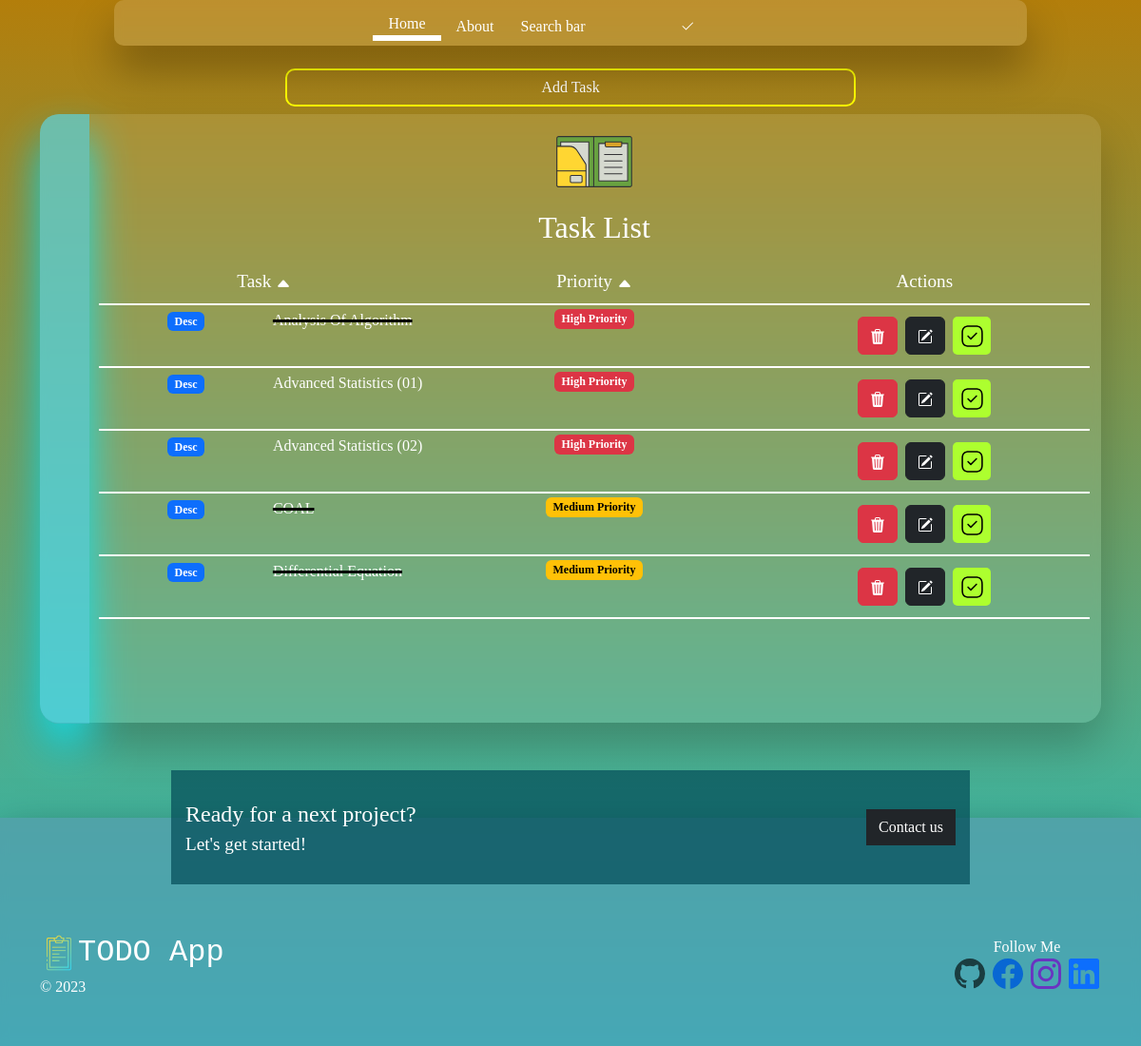
Page /sort_priority_asc (signed in) on the committed database.
### Home/models.py (models this page shows, shortened)
class TODO(models.Model):
    user = models.ForeignKey(User, on_delete=models.CASCADE, null=True)
    task_title = models.CharField(max_length=30)
    task_description = models.TextField()
    task_priority = models.TextField()
    time = models.DateTimeField(auto_now_add=True)
    task_status = models.BooleanField(default=False)

### Home/views.py (the view)
# urls.py: path('sort_priority_asc', views.sort_priority, name='sort data'),
@login_required(login_url='/account')
def sort_priority(request):
    custom_priority_order = {
        'High Priority': 1,
        'Medium Priority': 2,
        'Low Priority': 3,
    }
    allTask = TODO.objects.filter(user=request.user)
    sorted_tasks = sorted(allTask, key=lambda x: custom_priority_order.get(x.task_priority))
    status = task_status(allTask)
    context = {
        'tasks': sorted_tasks,
        'name': request.user,
        'asc_priority': True,
    'asc_tasks': False,
    'completed':status[0],
                        'not_completed':status[1],
                        'high_priority':status[2],
                        'middle_priority': status[3],
                        'low_priority':status[4],
    }
    return render(request, 'index.html', context)

### Home/views.py (called while the page is built)
def task_status(tasks):
    pending = 0
    completed = 0
    high_priority = 0
    middle_priority = 0
    low_priority = 0
    for x in tasks:
        if not x.task_status:
            pending += 1
        else:
            completed += 1
        if x.task_priority == 'High Priority':
            high_priority += 1
        elif x.task_priority == 'Medium Priority':
            middle_priority += 1
        elif x.task_priority == 'Low Priority':
            low_priority += 1
    return [completed,pending,high_priority,middle_priority,low_priority]

### templates/index.html (shortened to what this page needs)
{% extends 'base.html' %}
{% load static %}
      {% block interface %}
<div class=" task-adder d-flex justify-content-center">
  <button type="button" class=" btn btn-danger text-white" data-bs-toggle="modal" data-bs-target="#exampleModal">
    <span>Add Task</span>
  </button>
</div>
<form action="/home" method="post" class=" mb-2  container mt-2 d-flex justify-content-center align-items-center position-relative">
    <div class=" glass container d-flex pb-4 position-relative">
      <div class="sidebar "data-bs-toggle="offcanvas" data-bs-target="#offcanvasWithBothOptions" aria-controls="offcanvasWithBothOptions"></div>
      <div class="w-100">
        <header class="pb-3">
          <div class="d-flex justify-content-center">
            <img src="{%static 'TODO_Images/folder.svg'%}" class="" height="100" alt="">
          </div>
          <h2 class="text-white text-center">Task List</h2>
        </header>
        <div class="head-row d-flex flex-wrap  text-white">
          <div class="col-lg-4 col-md-4 col-12 mb-2  text-center">
            <p>Task
              {% if asc_tasks %}
              <a href="/reverse_sort_alphabetically" class="text-white"><svg xmlns="http://www.w3.org/2000/svg" width="16" height="16" fill="currentColor" class="bi bi-caret-down-fill" viewBox="0 0 16 16">
                <path d="M7.247 11.14 2.451 5.658C1.885 5.013 2.345 4 3.204 4h9.592a1 1 0 0 1 .753 1.659l-4.796 5.48a1 1 0 0 1-1.506 0z"/>
              </svg></a>
              {% else %}
              <a href="/sort_alphabetically" class="text-white"><svg xmlns="http://www.w3.org/2000/svg" width="16" height="16" fill="currentColor" class="bi bi-caret-up-fill" viewBox="0 0 16 16">
                <path d="m7.247 4.86-4.796 5.481c-.566.647-.106 1.659.753 1.659h9.592a1 1 0 0 0 .753-1.659l-4.796-5.48a1 1 0 0 0-1.506 0z"/>
              </svg></a>
              {%endif%}
            </p>
          </div>
          <div class="col-lg-4 col-md-4 col-12 mb-2  text-center">
            <p>Priority
              {% if asc_priority %}
              <a href="/sort_priority_desc" class="text-white"><svg xmlns="http://www.w3.org/2000/svg" width="16" height="16" fill="currentColor" class="bi bi-caret-up-fill" viewBox="0 0 16 16">
                <path d="m7.247 4.86-4.796 5.481c-.566.647-.106 1.659.753 1.659h9.592a1 1 0 0 0 .753-1.659l-4.796-5.48a1 1 0 0 0-1.506 0z"/>
              </svg></a>
          {% endif %}
        </p>
          </div>
          <div class="col-lg-4 col-md-4 col-12 mb-2 text-center">
            <p>Actions</p>
          </div>
        </div>
        <div class="d-flex justify-content-center">
          <div class="divider"></div>
        </div>
        {% for task in tasks %}
        <div class="d-flex flex-wrap pt-1 pb-1 ">
          <div class="hoohoo col-lg-4 col-md-4 col-12 mb-2 d-flex  text-white text-center ">
            <div class="col-3 mx-5 ">
              <span class="badge  text-bg-primary desc-span" data-bs-toggle="modal" data-bs-target="#taskModal" desc = "{{task.task_description}}">Desc</span>
            </div>
            {% if task.task_status %}
              <p class="bwline text-break">{{task.task_title}}</p>
            {% else %}
              <p class=" text-break">{{task.task_title}}</p>
            {% endif %}
          </div>
          <div class="col-lg-4 col-md-4 col-12 mb-2 d-flex  justify-content-center align-items-start text-white text-center">
            {% if task.task_priority == 'High Priority'%}
            <span class="badge text-bg-danger">{{task.task_priority}}</span>
            {% elif task.task_priority == 'Medium Priority'%}
            <span class=" overflow-hidden badge text-bg-warning">{{task.task_priority}}</span>
            {% else %}
            <span class="badge text-bg-info">{{task.task_priority}}</span>
            {% endif%}
          </div>
          <div class="col-lg-4 col-md-4 col-12 mb-2 mt-2  action-btns text-white text-center flex-wrap d-flex justify-content-center gap-2">
            <a href="/delete_task/{{ task.id }}" type="button" class="del-t btn btn-danger"></a>
            <a href="/update_task/ {{task.id}}" type="button" class="update-t btn updator btn-dark"></a>
              <a type="button" href="/update_status/ {{task.id}}" class="dana-don d-flex align-items-center justify-content-center">
              </a>
          </div>
        </div>
        <div class="d-flex justify-content-center">
          <div class="divider"></div>
        </div>
        {%endfor%}
      </div>
    </div>
</form>
    {% endblock %}

### static/index.css (style rules this page uses)
* { font-family: cursive; }
body { min-height: 100vh; min-width: 100%; overflow-x: hidden; }
.color-3 { background: rgb(34,193,195); background: linear-gradient(0deg, rgba(34,193,195,1) 0%, rgb(179, 126, 11) 100%); }
.desc-span { cursor: pointer; }
.sidebar { width: 5%; background-color: rgb(0, 0, 0); background:rgba(65, 223, 255, 0.575) ; box-shadow: 0 25px 45px rgb(25, 224, 234); margin-left: -12px !important; margin-bottom: -25px !important; border-top-left-radius: 20px; border-bottom-left-radius: 20px; margin-right: 10px; cursor: pointer; }
.glass { width: 80%; min-height: 80vh; background-color: aliceblue; background:rgba(255, 255, 255, .1) ; box-shadow: 0 25px 45px rgba(0,0,0,.2); backdrop-filter: blur(4px); border-radius: 20px; }
.glass .head-row p { font-size: 1.2rem; }
.glass header h2 { font-family: cursive; }
.glass p { font-family: cursive; }
.glass .divider { border: 1.5px solid white; width: 100%; }
.task-adder { width: 100%; }
.task-adder button { border: 2px solid yellow !important; background-color: transparent !important; font-family: cursive; width: 50%; border-radius: 10px; }
p { margin-bottom: 0rem !important; }
.glass { padding-left: 20px; padding-right: 20px; }
.glass_animation { animation: to_up 0.8s linear; }
.task-adder- { animation: to_left 1s linear; }
.dana-don { border: 1px solid transparent !important; background-color: greenyellow ; height: 40px !important; width: 40px !important; border-radius: 5px; }
.del-t,.update-t { height: 40px !important; }
.bwline { text-decoration-line: line-through; text-decoration-thickness: 3px; text-decoration-color: black !important; }
::placeholder { color: white !important; font-family: cursive; }

### rows in the picture
TODO: task_title "Analysis Of Algorithm", task_priority "High Priority"
TODO: task_title "Advanced Statistics (01)", task_priority "High Priority"
TODO: task_title "Advanced Statistics (02)", task_priority "High Priority"
TODO: task_title "COAL", task_priority "Medium Priority"
TODO: task_title "Differential Equation", task_priority "Medium Priority"
